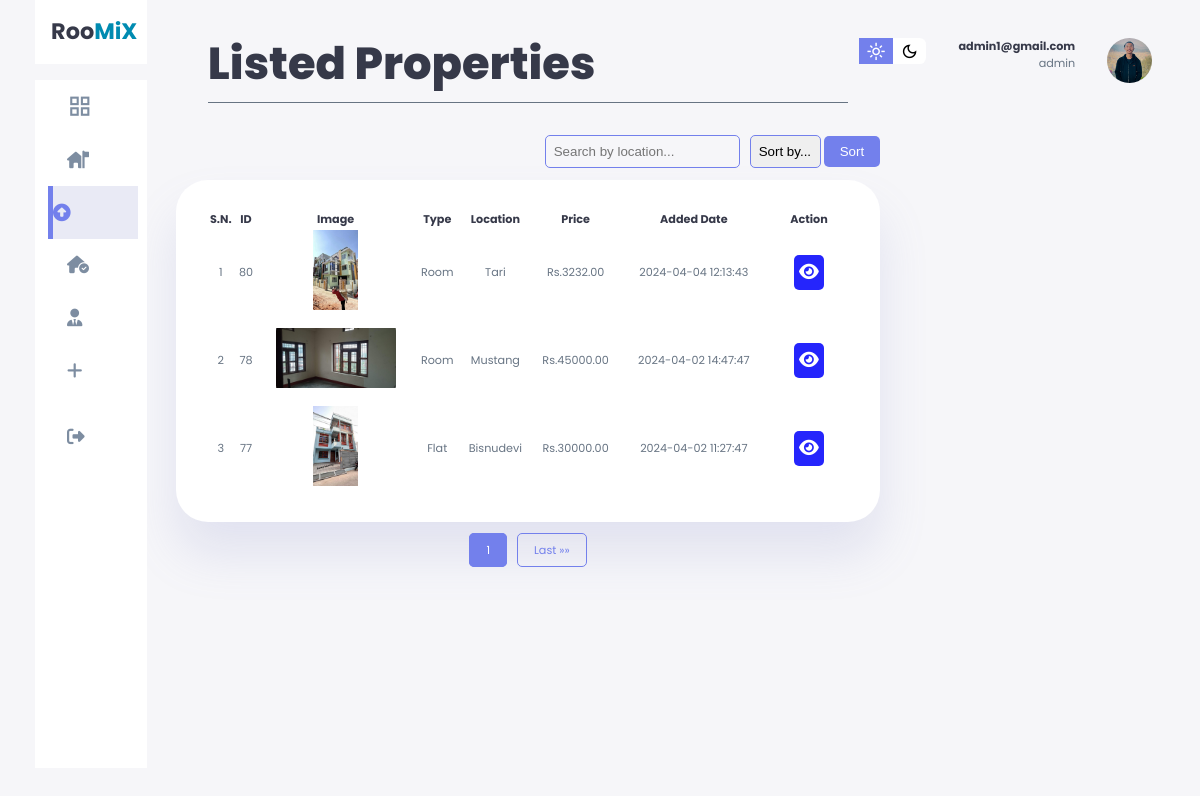
The app's page /admin/rentRequest.php (signed in) with its own data.
### tables this page shows
CREATE TABLE `property` (
  `id` int(11) NOT NULL,
  `property_title` varchar(255) NOT NULL,
  `description` text DEFAULT NULL,
  `property_type` enum('Room','Flat') NOT NULL,
  `kitchen` int(11) DEFAULT NULL,
  `bedroom` int(11) DEFAULT NULL,
  `living_room` int(11) DEFAULT NULL,
  `floor` int(11) DEFAULT NULL,
  `parking` int(11) DEFAULT NULL,
  `area` decimal(10,2) DEFAULT NULL,
  `total_price` decimal(10,2) DEFAULT NULL,
  `location` varchar(255) DEFAULT NULL,
  `added_date` timestamp NOT NULL DEFAULT current_timestamp(),
  `sold_status` tinyint(1) NOT NULL DEFAULT 1,
  `user_id` int(50) NOT NULL,
  `media` text DEFAULT NULL
);

### admin/rentRequest.php (the view, shortened to what this page needs)
<!DOCTYPE html>
<html lang="en">
<?php
require '../includes/dbConnect.php'; ?>
<head>
  <link rel="stylesheet" href="https://cdnjs.cloudflare.com/ajax/libs/font-awesome/5.15.4/css/all.min.css" />
  <link rel="stylesheet" href="https://cdnjs.cloudflare.com/ajax/libs/font-awesome/6.5.1/css/all.min.css">
  <link rel="stylesheet" href="style.css">
  <link rel="stylesheet" href="search&pagination.css">
</head>
<body style="margin-top:-1.5rem">
  <nav>
    <div class="right">
      <div class="top">
        <div class="theme-toggler">
          <span class="material-symbols-sharp active">light_mode</span>
          <span class="material-symbols-sharp">dark_mode</span>
        </div>
        <div class="profile">
          <div class="info">
            <p><b><?php echo $_SESSION["user"] ?></b></p>
            <p><?php echo $_SESSION["userType"] ?></p>
          </div>
          <div class="profile-photo">
            <img src="./images/yujan.jpg" alt="" />
          </div>
        </div>
      </div>
    </div>
  </nav>
  <div class="container">
    <aside>
      <div class="top">
        <a href="index.php">
          <div class="logo">
            <h2>Roo<span class="danger">MiX</span> </h2>
          </div>
        </a>
      </div>
      <div class="sidebar">
        <a href="index.php">
          <span class="material-symbols-sharp">grid_view </span>
        </a>
        <a href="myProerty.php">
          <i class="fa-solid fa-house-flag"></i>
        </a>
        <a href="rentRequest.php" class="active">
          <i class="fa-solid fa-arrow-alt-circle-up"></i>
        </a>
        <a href="soldProperties.php">
          <i class="fa-solid fa-house-circle-check"></i>
        </a><a href="userDetail.php">
          <i class="fa-solid fa-user-tie"></i>
        </a>
        <a href="addProperties.php">
          <i class="fa-solid fa-plus"></i>
        </a>
        <a href="../control/logout.php" name="submit">
          <i class="fa-solid fa-right-from-bracket"></i>
        </a>
      </div>
    </aside class="asidebar">
    <main>
      <h1 class="dashboard-heading">Listed Properties</h1>
      <div class="search-sort">
        <form action="" method="POST">
          <input type="text" id="searchInput" name="search" placeholder="Search by location...">
        </form>
        <form action="" method="POST">
          <select id="sortSelect" name="sort_alphabet">
            <option value="">Sort by...</option>
          </select>
          <button type="submit" id="applyButton">Sort</button>
        </form>
      </div>
      <?php
      $records_per_page = 5;
      $page = 1;
      $offset = ($page - 1) * $records_per_page;
      $sort_order = 'DESC';
      $search_query = '';
      $filtered_property_query = "SELECT * FROM property WHERE sold_status = 2";
      $property_query = $filtered_property_query . " $search_query ORDER BY added_date $sort_order LIMIT $offset, $records_per_page";
      $query_run = mysqli_query($conn, $property_query);
      ?>
      <div class="p-table" style="margin-top:-0.5rem">
        <table>
          <thead>
            <tr>
              <th>S.N.</th>
              <th>ID</th>
              <th>Image</th>
              <th>Type</th>
              <th>Location</th>
              <th>Price</th>
              <th>Added Date</th>
              <th>Action</th>
            </tr>
          </thead>
          <tbody>
            <?php
            $serial_number = ($page - 1) * $records_per_page + 1;
            while ($row = mysqli_fetch_assoc($query_run)) {
            ?>
              <tr>
                <td><?php echo $serial_number++; ?></td>
                <td><?php echo $row['id'] ?></td>
                <td>
                  <?php
                  if (!empty($row['media'])) {
                    $image_urls = explode(',', $row['media']);
                    $first_image = trim($image_urls[0]);
                  ?>
                    <img src="<?php echo $first_image; ?>" alt="Property Image" style="object-position: center;
                      object-fit: contain;">
                  <?php
                  } else {
                  ?>
                    <span>No Image Available</span>
                  <?php
                  }
                  ?>
                </td>
                <td><?php echo $row['property_type']; ?></td>
                <td><?php echo $row['location']; ?></td>
                <td>Rs.<?php echo $row['total_price']; ?></td>
                <td><?php echo $row['added_date']; ?></td>
                <td>
                  <div class="action-icons">
                    <a href="propertyShow.php?id=<?php echo $row['id'] ?>" class="custom-link" style="background-color: rgb(37, 37, 252);"><i class="fas fa-eye text-white"></i></a>
                  </div>
                </td>
              </tr>
            <?php }
            ?>
          </tbody>
        </table>
      </div>
      <div class="pagination">
        <?php
        $total_records_query = "SELECT COUNT(*) AS total FROM rent_requests WHERE sold_status = 2";
        $total_records_result = mysqli_query($conn, $total_records_query);
        $total_records = mysqli_fetch_assoc($total_records_result)['total'];
        $total_pages = ceil($total_records / $records_per_page);
        for ($i = 1; $i <= $total_pages; $i++) {
          echo "<a " . ($i == $page ? "class='active'" : "") . " href='rentRequest.php?page=$i'>$i</a>";
        }
        echo "<a href='rentRequest.php?page=$total_pages'>Last &raquo;&raquo;</a>";
        ?>
      </div>
  </div>
</body>
</html>

### admin/style.css (style rules this page uses)
:root { --clr-primary: #7380ec; --clr-danger: #ff7782; --clr-success: #41f1b6; --clr-white: #fff; --clr-info-dark: #7d8da1; --clr-info-light: #dce1eb; --clr-dark: #363949; --clr-warnig: #ff4edc; --clr-light: rgba(132, 139, 200, 0.18); --clr-primary-variant: #111e88; --clr-primary-msg: #070d38; --clr-dark-variant: #677483; --clr-color-background: #f6f6f9; --card-border-radius: 2rem; --border-radius-1: 0.4rem; --border-radius-2: 0.8rem; --border-radius-3: 1.2rem; --card-padding: 1.8rem; --padding-1: 1.2rem; --box-shadow: 0 2rem 3rem var(--clr-light); }
* { margin: 0; padding: 0; box-sizing: border-box; border: 0; text-decoration: none; list-style: none; appearance: none; }
body { width: 100vw; height: 100vh; font-size: .7rem; user-select: none; overflow-x: hidden; background: var(--clr-color-background); font-family: 'Poppins', sans-serif; padding-right: 2rem; }
.container { display: grid; width: 96%; gap: 1.8rem; grid-template-columns: 14rem auto ; margin: 0 auto; }
a { color: var(--clr-dark); }
h1 { font-weight: 800; font-size: 2.8rem; }
h2 { font-size: 1.4rem; }
.profile-photo img { width: 2.8rem; height: 2.8rem; overflow: hidden; border-radius: 50%; }
p { color: var(--clr-dark-variant); }
b { color: var(--clr-dark); }
.danger { color: rgb(0, 139, 177); }
i { font-size: 1.1rem; transition: all .3s ease-in-out; }
nav { display: flex; }
aside { height: 100vh; }
aside .top { background: var(--clr-white); display: flex; align-items: center; justify-content: space-between; margin-top: 1.4rem; padding: 1rem; }
aside .sidebar { background: var(--clr-white); display: flex; flex-direction: column; height: 86vh; position: relative; top: 1rem; }
aside .sidebar a { display: flex; color: var(--clr-info-dark); margin-left: 2rem; gap: 1rem; align-items: center; height: 3.3rem; transition: all .1s ease; }
aside .sidebar a span { font-size: 1.6rem; transition: all .3s ease-in-out; }
aside .sidebar a:last-child { position: absolute; bottom: 1rem; width: 100%; }
aside .sidebar a.active { background-color: var(--clr-light); color: var(--clr-primary); margin-left: 0; border-left: 5px solid var(--clr-primary); margin-left: calc(1rem - 3px); }
main { margin-top: 1.4rem; width: auto; }
.dashboard-heading { border-bottom: 1.5px solid var(--clr-dark-variant); padding-bottom: 5px; margin: 2rem; }
main input { background-color: transparent; border: 0; outline: 0; color: var(--clr-dark); }
main h1 { color: var(--clr-dark); }
main .p-table { margin-top: 2rem; }
main .p-table table { background: var(--clr-white); width: 100%; border-radius: var(--card-border-radius); padding: var(--card-padding); text-align: center; box-shadow: var(--box-shadow); transition: all .3s ease; color: var(--clr-dark); }
main table tbody td { height: 3.8rem; border-bottom: 1px solid var(--clr-white); color:var(--clr-dark-variant) }
main table tbody tr:last-child td { border: none; }
td .action-icons { display: flex; flex-wrap: nowrap; font-size: 1rem; justify-content: center; }
td .action-icons .custom-link { color: white; padding: 5px; cursor: pointer; border-radius: 5px; }
.p-table td img { align-items: center; width: 120px; height: 80px; background-size: cover; background-position: center; border-radius: var(--border-radius-2); }
main .p-table a { text-align: center; display: block; margin: 1rem; }
.custom-link { display: block; text-align: center; margin: 1rem; }
nav { display: flex; justify-content: right; position: absolute; top: 1rem; right: 3rem; }
.right { margin-top: 1.4rem; display: flex; flex-direction: column; justify-content: right; }
.right .top { display: flex; justify-content: start; gap: 2rem; }
.right .theme-toggler { background: var(--clr-white); display: flex; justify-content: space-between; height: 1.6rem; width: 4.2rem; cursor: pointer; border-radius: var(--border-radius-1); }
.right .theme-toggler span { font-size: 1.2rem; width: 50%; height: 100%; display: flex; align-items: center; justify-content: center; }
.right .theme-toggler span.active { background: var(--clr-primary); color: #fff; }
.right .top .profile { display: flex; gap: 2rem; text-align: right; }
@media screen and (max-width:1200px) { .container { width: 94%; grid-template-columns: 7rem auto 14rem; } }
@media screen and (max-width:1200px) { aside .sidebar a { width: 5.6rem; } }
@media screen and (max-width:1200px) { aside .sidebar a:last-child { position: relative; margin-top: 1.8rem; } }

### records on screen
property: id "80", media (picture), property_type "Room", location "Tari", total_price "3232.00", added_date "2024-04-04 12:13:43"
property: id "78", media (picture), property_type "Room", location "Mustang", total_price "45000.00", added_date "2024-04-02 14:47:47"
property: id "77", shows a picture, property_type "Flat", location "Bisnudevi", total_price "30000.00", added_date "2024-04-02 11:27:47"

### other values on screen
$_SESSION["user"] "admin1@gmail.com"
$_SESSION["userType"] "admin"
